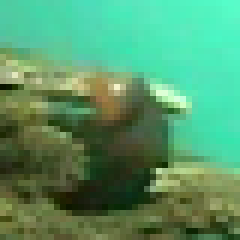
#> input picture re_FishImages/fish_image/re_fish_02/re_fish_000021719596_04029.png, 40 x 40 px (shown 6 times larger); its folder holds only this picture in this run
$ python -i FourierDescriptors.py   (imports and definitions only)   (Python 2 division)
#> lines starting #> are read from the running program, lines starting #| are printed output that depends on the picture
import os
import cv2
import numpy as np
import math
import matplotlib.pyplot as plt
from scipy import misc
from pyefd import *
from sklearn.neighbors import KNeighborsClassifier
from sklearn.linear_model import LogisticRegression
from sklearn.svm import SVC
from skimage import data, io, filters
from skimage import measure
from scipy.stats import skew
from io import BytesIO

# http://pyefd.readthedocs.io/en/latest/
# Returns Fourier Descriptor Coefficients
def efd_feature(contour):
    coeffs = elliptic_fourier_descriptors(contour, order=8, normalize=True)
    return coeffs
def img_contour(image):
		# Reads image using OpenCV and grayscales
		im = cv2.imread(image)
#> im is the input picture: shape (40, 40, 3); mean B, G, R 105.7, 151.2, 86
		imgray = cv2.cvtColor(im,cv2.COLOR_BGR2GRAY)
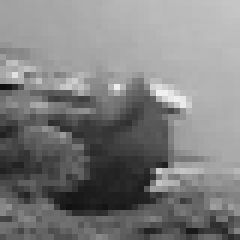
#> imgray: shape (40, 40) (shown 6 times larger); min 14, max 240, mean 126.5

		mask = np.zeros(imgray.shape,np.uint8)

		# Soble edge detection using skimage
		edges = filters.sobel(imgray)
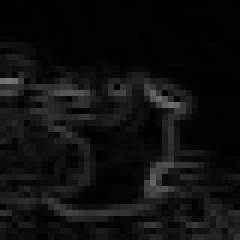
#> edges: shape (40, 40) float64 (shown 6 times larger); min 1.96e-17, max 0.469, mean 0.0622
		# Find countours from the edges
		countours = measure.find_contours(edges, 0)
#> countours = []
		# Extract the coefficients
#> (the run stopped early here; a loop or call above may not have finished)

$ run again, on re_FishImages/fish_image/re_fish_02/re_fish_000026410001_02592.png
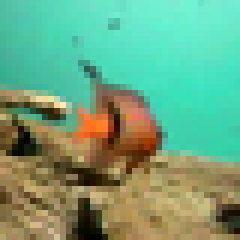
#> input picture re_FishImages/fish_image/re_fish_02/re_fish_000026410001_02592.png, 40 x 40 px (shown 6 times larger)
#> in img_contour, im is the input picture: shape (40, 40, 3); mean B, G, R 126.3, 164.3, 111.9
#> in img_contour, `imgray = cv2.cvtColor(im,cv2.COLOR_BGR2GRAY)`:
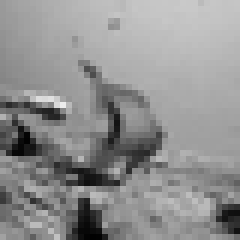
#> imgray: shape (40, 40) (shown 6 times larger); min 1, max 236, mean 144.3
#> in img_contour, `edges = filters.sobel(imgray)`:
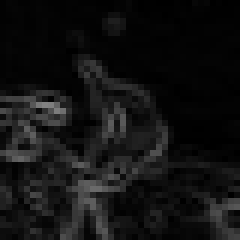
#> edges: shape (40, 40) float64 (shown 6 times larger); min 0, max 0.506, mean 0.0731
#> countours = []

$ run again, on re_FishImages/fish_image/re_fish_02/re_fish_000026830001_02753.png
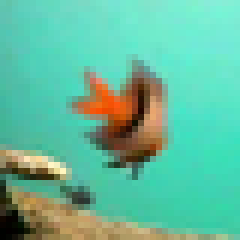
#> input picture re_FishImages/fish_image/re_fish_02/re_fish_000026830001_02753.png, 40 x 40 px (shown 6 times larger)
#> in img_contour, im is the input picture: shape (40, 40, 3); mean B, G, R 156.3, 187.1, 100.4
#> in img_contour, `imgray = cv2.cvtColor(im,cv2.COLOR_BGR2GRAY)`:
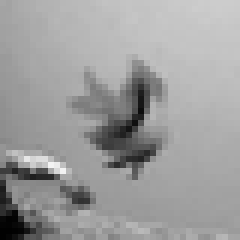
#> imgray: shape (40, 40) (shown 6 times larger); min 1, max 243, mean 157.7
#> in img_contour, `edges = filters.sobel(imgray)`:
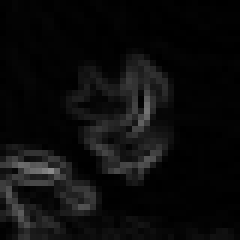
#> edges: shape (40, 40) float64 (shown 6 times larger); min 0, max 0.548, mean 0.0489
#> countours = [[[32, 39], [33, 38], [32, 39]]]

$ run again, on re_FishImages/fish_image/re_fish_02/re_fish_000033960001_03191.png
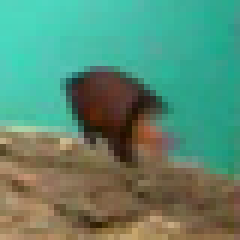
#> input picture re_FishImages/fish_image/re_fish_02/re_fish_000033960001_03191.png, 40 x 40 px (shown 6 times larger)
#> in img_contour, im is the input picture: shape (40, 40, 3); mean B, G, R 113.6, 138.8, 90.4
#> in img_contour, `imgray = cv2.cvtColor(im,cv2.COLOR_BGR2GRAY)`:
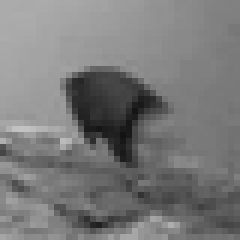
#> imgray: shape (40, 40) (shown 6 times larger); min 19, max 195, mean 121.4
#> in img_contour, `edges = filters.sobel(imgray)`:
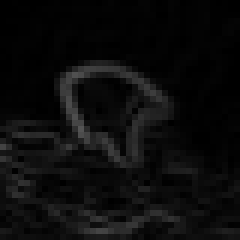
#> edges: shape (40, 40) float64 (shown 6 times larger); min 1.96e-17, max 0.328, mean 0.0478
#> countours = []
